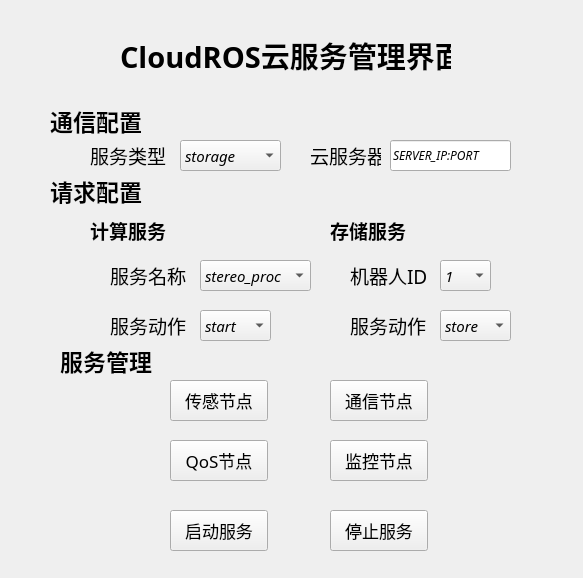
<?xml version="1.0" encoding="UTF-8"?>
<ui version="4.0">
 <class>Form</class>
 <widget class="QWidget" name="Form">
  <property name="geometry">
   <rect>
    <x>0</x>
    <y>0</y>
    <width>583</width>
    <height>578</height>
   </rect>
  </property>
  <property name="windowTitle">
   <string>Form</string>
  </property>
  <widget class="QLabel" name="LabelTitle">
   <property name="geometry">
    <rect>
     <x>120</x>
     <y>30</y>
     <width>331</width>
     <height>51</height>
    </rect>
   </property>
   <property name="font">
    <font>
     <family>AR PL UKai CN</family>
     <pointsize>22</pointsize>
     <weight>75</weight>
     <italic>false</italic>
     <bold>true</bold>
    </font>
   </property>
   <property name="text">
    <string>CloudROS云服务管理界面</string>
   </property>
  </widget>
  <widget class="QLabel" name="LabelServiceType">
   <property name="geometry">
    <rect>
     <x>90</x>
     <y>140</y>
     <width>81</width>
     <height>31</height>
    </rect>
   </property>
   <property name="font">
    <font>
     <family>AR PL UKai CN</family>
     <pointsize>14</pointsize>
    </font>
   </property>
   <property name="text">
    <string>服务类型</string>
   </property>
  </widget>
  <widget class="QComboBox" name="ComboBoxType">
   <property name="geometry">
    <rect>
     <x>180</x>
     <y>140</y>
     <width>101</width>
     <height>31</height>
    </rect>
   </property>
   <property name="font">
    <font>
     <family>WenQuanYi Micro Hei</family>
     <pointsize>11</pointsize>
     <italic>true</italic>
    </font>
   </property>
   <item>
    <property name="text">
     <string>storage</string>
    </property>
   </item>
   <item>
    <property name="text">
     <string>compute</string>
    </property>
   </item>
  </widget>
  <widget class="QLabel" name="LabelComputeName">
   <property name="geometry">
    <rect>
     <x>110</x>
     <y>260</y>
     <width>81</width>
     <height>31</height>
    </rect>
   </property>
   <property name="font">
    <font>
     <family>AR PL UKai CN</family>
     <pointsize>14</pointsize>
    </font>
   </property>
   <property name="text">
    <string>服务名称</string>
   </property>
  </widget>
  <widget class="QComboBox" name="ComboBoxComputeName">
   <property name="geometry">
    <rect>
     <x>200</x>
     <y>260</y>
     <width>111</width>
     <height>31</height>
    </rect>
   </property>
   <property name="font">
    <font>
     <family>WenQuanYi Micro Hei</family>
     <pointsize>11</pointsize>
     <italic>true</italic>
    </font>
   </property>
   <item>
    <property name="text">
     <string>stereo_proc</string>
    </property>
   </item>
   <item>
    <property name="text">
     <string>addition</string>
    </property>
   </item>
   <item>
    <property name="text">
     <string>teleop</string>
    </property>
   </item>
  </widget>
  <widget class="QLabel" name="LabelServiceType_2">
   <property name="geometry">
    <rect>
     <x>90</x>
     <y>210</y>
     <width>81</width>
     <height>41</height>
    </rect>
   </property>
   <property name="font">
    <font>
     <family>AR PL UKai CN</family>
     <pointsize>14</pointsize>
     <weight>75</weight>
     <bold>true</bold>
    </font>
   </property>
   <property name="text">
    <string>计算服务</string>
   </property>
  </widget>
  <widget class="QLabel" name="LabelServiceType_3">
   <property name="geometry">
    <rect>
     <x>330</x>
     <y>210</y>
     <width>81</width>
     <height>41</height>
    </rect>
   </property>
   <property name="font">
    <font>
     <family>AR PL UKai CN</family>
     <pointsize>14</pointsize>
     <weight>75</weight>
     <bold>true</bold>
    </font>
   </property>
   <property name="text">
    <string>存储服务</string>
   </property>
  </widget>
  <widget class="QComboBox" name="ComboBoxComputeAction">
   <property name="geometry">
    <rect>
     <x>200</x>
     <y>310</y>
     <width>71</width>
     <height>31</height>
    </rect>
   </property>
   <property name="font">
    <font>
     <family>WenQuanYi Micro Hei</family>
     <pointsize>11</pointsize>
     <italic>true</italic>
    </font>
   </property>
   <item>
    <property name="text">
     <string>start</string>
    </property>
   </item>
   <item>
    <property name="text">
     <string>stop</string>
    </property>
   </item>
  </widget>
  <widget class="QLabel" name="LabelComputeAction">
   <property name="geometry">
    <rect>
     <x>110</x>
     <y>310</y>
     <width>81</width>
     <height>31</height>
    </rect>
   </property>
   <property name="font">
    <font>
     <family>AR PL UKai CN</family>
     <pointsize>14</pointsize>
    </font>
   </property>
   <property name="text">
    <string>服务动作</string>
   </property>
  </widget>
  <widget class="QComboBox" name="ComboBoxStoreID">
   <property name="geometry">
    <rect>
     <x>440</x>
     <y>260</y>
     <width>51</width>
     <height>31</height>
    </rect>
   </property>
   <property name="font">
    <font>
     <family>WenQuanYi Micro Hei</family>
     <pointsize>11</pointsize>
     <italic>true</italic>
    </font>
   </property>
   <item>
    <property name="text">
     <string>1</string>
    </property>
   </item>
   <item>
    <property name="text">
     <string>2</string>
    </property>
   </item>
   <item>
    <property name="text">
     <string>3</string>
    </property>
   </item>
   <item>
    <property name="text">
     <string>4</string>
    </property>
   </item>
   <item>
    <property name="text">
     <string>5</string>
    </property>
   </item>
   <item>
    <property name="text">
     <string>6</string>
    </property>
   </item>
  </widget>
  <widget class="QLabel" name="LabelStoreID">
   <property name="geometry">
    <rect>
     <x>350</x>
     <y>260</y>
     <width>81</width>
     <height>31</height>
    </rect>
   </property>
   <property name="font">
    <font>
     <family>AR PL UKai CN</family>
     <pointsize>14</pointsize>
    </font>
   </property>
   <property name="text">
    <string>机器人ID</string>
   </property>
  </widget>
  <widget class="QLabel" name="LabelStoreAction">
   <property name="geometry">
    <rect>
     <x>350</x>
     <y>310</y>
     <width>81</width>
     <height>31</height>
    </rect>
   </property>
   <property name="font">
    <font>
     <family>AR PL UKai CN</family>
     <pointsize>14</pointsize>
    </font>
   </property>
   <property name="text">
    <string>服务动作</string>
   </property>
  </widget>
  <widget class="QComboBox" name="ComboBoxStoreAction">
   <property name="geometry">
    <rect>
     <x>440</x>
     <y>310</y>
     <width>71</width>
     <height>31</height>
    </rect>
   </property>
   <property name="font">
    <font>
     <family>WenQuanYi Micro Hei</family>
     <pointsize>11</pointsize>
     <italic>true</italic>
    </font>
   </property>
   <item>
    <property name="text">
     <string>store</string>
    </property>
   </item>
   <item>
    <property name="text">
     <string>fetch</string>
    </property>
   </item>
  </widget>
  <widget class="QLineEdit" name="lineEditCloudServer">
   <property name="geometry">
    <rect>
     <x>390</x>
     <y>140</y>
     <width>121</width>
     <height>31</height>
    </rect>
   </property>
   <property name="font">
    <font>
     <family>WenQuanYi Micro Hei</family>
     <italic>true</italic>
    </font>
   </property>
   <property name="text">
    <string>SERVER_IP:PORT</string>
   </property>
  </widget>
  <widget class="QLabel" name="LabelCloudServer">
   <property name="geometry">
    <rect>
     <x>310</x>
     <y>140</y>
     <width>71</width>
     <height>31</height>
    </rect>
   </property>
   <property name="font">
    <font>
     <family>AR PL UKai CN</family>
     <pointsize>14</pointsize>
    </font>
   </property>
   <property name="text">
    <string>云服务器</string>
   </property>
  </widget>
  <widget class="QLabel" name="LabelRequestConfig">
   <property name="geometry">
    <rect>
     <x>50</x>
     <y>170</y>
     <width>101</width>
     <height>41</height>
    </rect>
   </property>
   <property name="font">
    <font>
     <family>AR PL UKai CN</family>
     <pointsize>17</pointsize>
     <weight>75</weight>
     <bold>true</bold>
    </font>
   </property>
   <property name="text">
    <string>请求配置</string>
   </property>
  </widget>
  <widget class="QLabel" name="LabelPreConfig">
   <property name="geometry">
    <rect>
     <x>50</x>
     <y>100</y>
     <width>91</width>
     <height>41</height>
    </rect>
   </property>
   <property name="font">
    <font>
     <family>AR PL UKai HK</family>
     <pointsize>17</pointsize>
     <weight>75</weight>
     <bold>true</bold>
    </font>
   </property>
   <property name="text">
    <string>通信配置</string>
   </property>
  </widget>
  <widget class="QLabel" name="LabelRequestConfig_2">
   <property name="geometry">
    <rect>
     <x>60</x>
     <y>340</y>
     <width>101</width>
     <height>41</height>
    </rect>
   </property>
   <property name="font">
    <font>
     <family>AR PL UKai CN</family>
     <pointsize>17</pointsize>
     <weight>75</weight>
     <bold>true</bold>
    </font>
   </property>
   <property name="text">
    <string>服务管理</string>
   </property>
  </widget>
  <widget class="QPushButton" name="pushButton">
   <property name="geometry">
    <rect>
     <x>170</x>
     <y>380</y>
     <width>98</width>
     <height>41</height>
    </rect>
   </property>
   <property name="font">
    <font>
     <family>AR PL UKai CN</family>
     <pointsize>13</pointsize>
    </font>
   </property>
   <property name="text">
    <string>传感节点</string>
   </property>
  </widget>
  <widget class="QPushButton" name="pushButton_2">
   <property name="geometry">
    <rect>
     <x>170</x>
     <y>440</y>
     <width>98</width>
     <height>41</height>
    </rect>
   </property>
   <property name="font">
    <font>
     <family>AR PL UKai CN</family>
     <pointsize>13</pointsize>
    </font>
   </property>
   <property name="text">
    <string>QoS节点</string>
   </property>
  </widget>
  <widget class="QPushButton" name="pushButton_3">
   <property name="geometry">
    <rect>
     <x>330</x>
     <y>440</y>
     <width>98</width>
     <height>41</height>
    </rect>
   </property>
   <property name="font">
    <font>
     <family>AR PL UKai CN</family>
     <pointsize>13</pointsize>
    </font>
   </property>
   <property name="text">
    <string>监控节点</string>
   </property>
  </widget>
  <widget class="QPushButton" name="pushButton_4">
   <property name="geometry">
    <rect>
     <x>330</x>
     <y>380</y>
     <width>98</width>
     <height>41</height>
    </rect>
   </property>
   <property name="font">
    <font>
     <family>AR PL UKai CN</family>
     <pointsize>13</pointsize>
    </font>
   </property>
   <property name="text">
    <string>通信节点</string>
   </property>
  </widget>
  <widget class="QPushButton" name="pushButton_5">
   <property name="geometry">
    <rect>
     <x>170</x>
     <y>510</y>
     <width>98</width>
     <height>41</height>
    </rect>
   </property>
   <property name="font">
    <font>
     <family>AR PL UKai CN</family>
     <pointsize>13</pointsize>
    </font>
   </property>
   <property name="text">
    <string>启动服务</string>
   </property>
  </widget>
  <widget class="QPushButton" name="pushButton_6">
   <property name="geometry">
    <rect>
     <x>330</x>
     <y>510</y>
     <width>98</width>
     <height>41</height>
    </rect>
   </property>
   <property name="font">
    <font>
     <family>AR PL UKai CN</family>
     <pointsize>13</pointsize>
    </font>
   </property>
   <property name="text">
    <string>停止服务</string>
   </property>
  </widget>
 </widget>
 <resources/>
 <connections/>
</ui>
